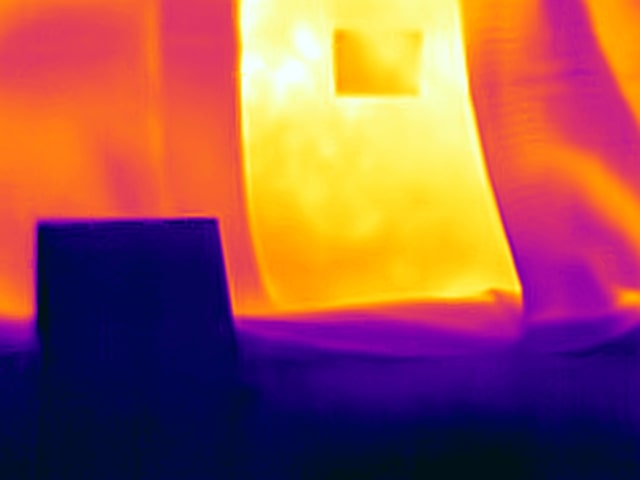
#> input picture thermal/thermal.jpg, 640 x 480 px, given in place of thermal.jpg.jpg, which was not available
$ python testing_method.py --image thermal/thermal.jpg   (older library calls are emulated)
#> lines starting #> are read from the running program, lines starting #| are printed output that depends on the picture; after the words box and inside, x2 and y2 are one past the last pixel; in counts of white or black regions, pixels touching at a corner belong together; pictures that were not available may be replaced by others from this repository, and a replacement may not be noted
#> further down, template is the input picture: shape (480, 640, 3); mean B, G, R 80.8, 85, 154.5
import numpy as np
import argparse
import imutils
import cv2
import os
from matplotlib import pyplot as plt

MAX_FEATURES = 40  # Increased to improve matching quality
GOOD_MATCH_PERCENT = 0.90

# Function to preprocess thermal images
def preprocess_thermal_image(image):
    # Convert to grayscale
    gray = cv2.cvtColor(image, cv2.COLOR_BGR2GRAY)
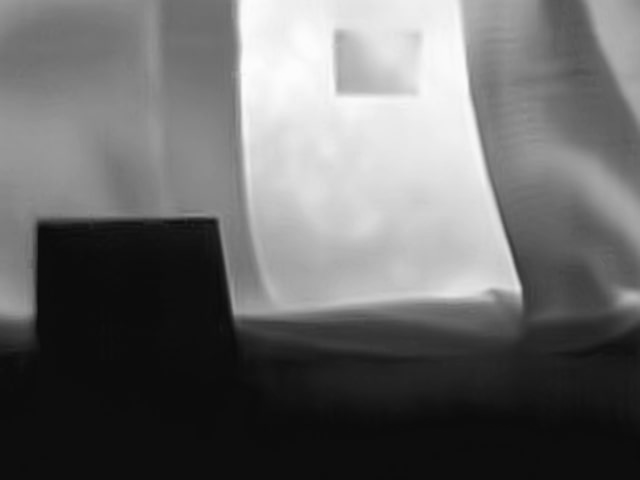
#> gray: shape (480, 640); min 10, max 253, mean 105.3

    # Enhance contrast
    clahe = cv2.createCLAHE(clipLimit=10.0, tileGridSize=(8, 8))
    enhanced = clahe.apply(gray)
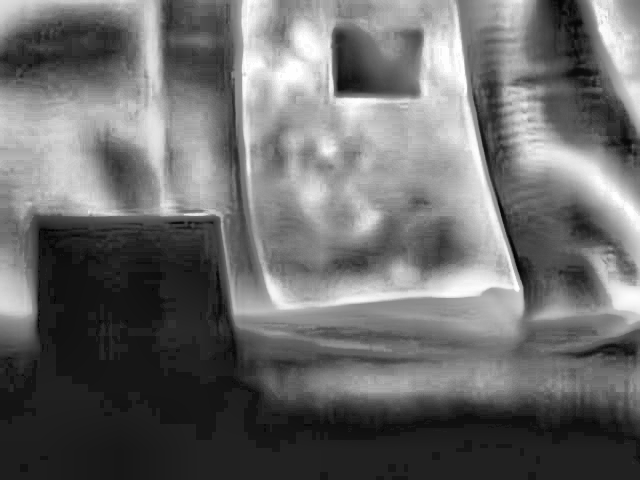
#> enhanced: shape (480, 640); min 2, max 255, mean 107.2

    cv2.imshow("Processed Thermal Image", enhanced)
    cv2.waitKey(0)  # Wait for a key press to close the window
    cv2.destroyAllWindows()  # Close the window after the key press


    # Apply Gaussian blur to reduce noise
    _, enhanced = cv2.threshold(enhanced, 200, 210, cv2.THRESH_TRUNC)
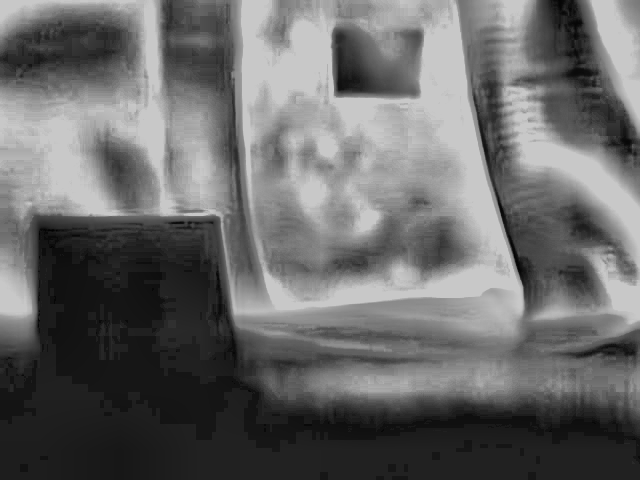
#> enhanced: shape (480, 640); min 2, max 200, mean 105.2
    blurred = cv2.GaussianBlur(enhanced, (5, 5), sigmaX = 10)
    cv2.imshow("Processed Thermal Image", blurred)
    cv2.waitKey(0)  # Wait for a key press to close the window
    cv2.destroyAllWindows()  # Close the window after the key press

    return blurred

# Function to align the thermal and visible image, it returns the homography matrix
def alignImages(im1, im2, filename):
    # Preprocess images to focus on the right quadrants
    height1, width1 = im1.shape[:2]
    height2, width2 = im2.shape[:2]
    im1_cropped = im1[:, width1 // 2:]
    im2_cropped = im2[:, width2 // 2:]

    # Convert to grayscale
    im2Gray = preprocess_thermal_image(im2_cropped)
    im1Gray = cv2.cvtColor(im1_cropped, cv2.COLOR_BGR2GRAY)

    # [16 lines of commented-out code are left out]

    im2Edges = cv2.Canny(im2Gray, 50, 200)
    im1Edges = cv2.Canny(im1Gray, 50, 200)
    # Detect ORB features and compute descriptors

    mask1 = np.zeros(im1Edges.shape, dtype=np.uint8)
    mask2 = np.zeros(im2Edges.shape, dtype=np.uint8)
    height, width = im1Edges.shape
    mask1[:height // 2, :] = 255 # Upper half set to 255
    mask2[:height // 2, :] = 255 # Upper half set to 255

    orb = cv2.ORB_create(MAX_FEATURES)
    keypoints1, descriptors1 = orb.detectAndCompute(im1Edges, mask1)
    keypoints2, descriptors2 = orb.detectAndCompute(im2Edges, mask2)

    # Visualize edges
    cv2.imshow("Sobel Edges Image 1", im1Edges)
    cv2.imshow("Sobel Edges Image 2", im2Edges)


    cv2.waitKey(0)  # Wait for a key press to close the windows
    cv2.destroyAllWindows()  # Close the windows after the key press

    # Match features
    matcher = cv2.DescriptorMatcher_create(cv2.DESCRIPTOR_MATCHER_BRUTEFORCE_HAMMING)
    matches = matcher.match(descriptors2, descriptors1, None)

    # Sort matches by score
    matches.sort(key=lambda x: x.distance, reverse=False)

    # Remove not so good matches
    numGoodMatches = int(len(matches) * GOOD_MATCH_PERCENT)
    matches = matches[:numGoodMatches]

    # Draw top matches
    imMatches = cv2.drawMatches(im2_cropped, keypoints2, im1_cropped, keypoints1, matches, None)
    plt.imshow(imMatches), plt.show()
    cv2.imwrite(os.path.join('./registration/', filename), imMatches)

    # Extract location of good matches
    points1 = np.zeros((len(matches), 2), dtype=np.float32)
    points2 = np.zeros((len(matches), 2), dtype=np.float32)

    for i, match in enumerate(matches):
        points1[i, :] = keypoints2[match.queryIdx].pt
        points2[i, :] = keypoints1[match.trainIdx].pt

    # Adjust points to original image coordinates
    points1[:, 0] += width1 // 2
    points2[:, 0] += width2 // 2

    # Find homography
    h, mask = cv2.findHomography(points1, points2, cv2.RANSAC)

    # Use homography
    height, width, channels = im2.shape
    im1Reg = cv2.warpPerspective(im1, h, (width, height))

    return im1Reg, h

# Construct the argument parser and parse the arguments
ap = argparse.ArgumentParser()
ap.add_argument("-i", "--image", required=True, help="Path to images where template will be matched")
ap.add_argument("-v", "--visualize", action='store_true', help="Flag indicating whether or not to visualize each iteration")
args = vars(ap.parse_args())

# Load the template image (thermal image)
template = cv2.imread('thermal/' + args["image"] + '.jpg')
template = preprocess_thermal_image(template)
template = cv2.Canny(template, 50, 200)
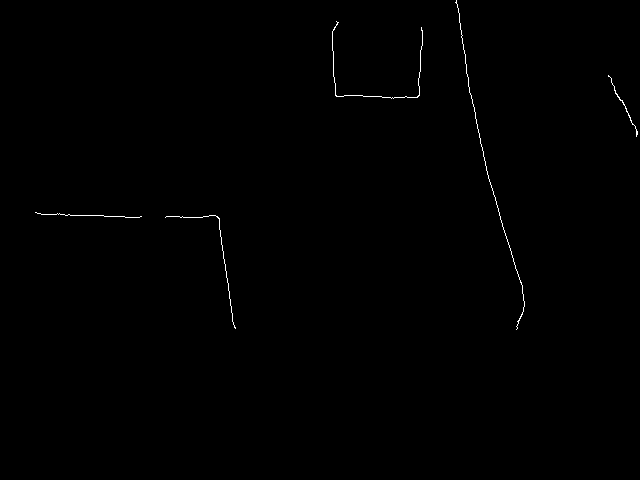
#> template: shape (480, 640); 0.3% white in thin lines or dots, all inside (x1, y1, x2, y2) = (35, 0, 638, 330)
(tH, tW) = template.shape[:2]
#> tH = 480; tW = 640
cv2.imshow("Template", template)

# Load the visible image
image = cv2.imread('visible/' + args["image"] + '.jpg')
gray = cv2.cvtColor(image, cv2.COLOR_BGR2GRAY)
found = None

# Loop over the scales of the image
for scale in np.linspace(0.2, 1.0, 20)[::-1]:
    resized = imutils.resize(gray, width=int(gray.shape[1] * scale))
    r = gray.shape[1] / float(resized.shape[1])

    if resized.shape[0] < tH or resized.shape[1] < tW:
        break

    edged = cv2.Canny(resized, 50, 200)
    result = cv2.matchTemplate(edged, template, cv2.TM_CCOEFF)
    (_, maxVal, _, maxLoc) = cv2.minMaxLoc(result)

    if args.get("visualize", False):
        clone = np.dstack([edged, edged, edged])
        cv2.rectangle(clone, (maxLoc[0], maxLoc[1]), (maxLoc[0] + tW, maxLoc[1] + tH), (0, 0, 255), 2)
        cv2.imshow("Visualize", clone)
        cv2.waitKey(0)

    if found is None or maxVal > found[0]:
        found = (maxVal, maxLoc, r)
#> this loop made 2 passes
#> (result, maxVal, found) on pass 1: ([15554354], 15554354, (15554354, (0, 0), 1))
#> pass 1, `edged = cv2.Canny(resized, 50, 200)`:
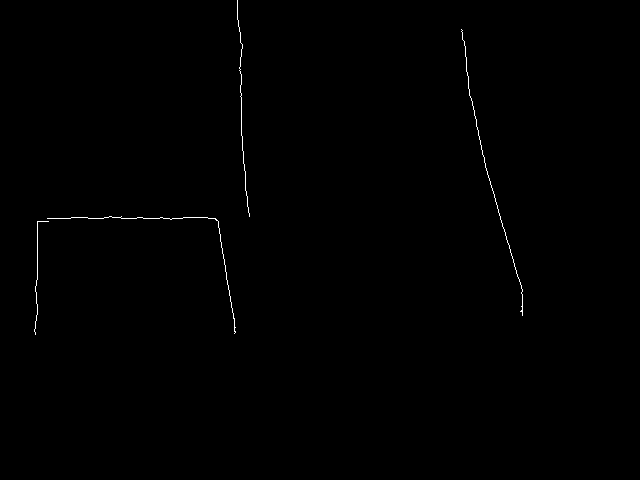
#> edged: shape (480, 640); 0.3% white in thin lines or dots, all inside (x1, y1, x2, y2) = (34, 0, 523, 335)

(_, maxLoc, r) = found
#> r = 1
(startX, startY) = (int(maxLoc[0] * r), int(maxLoc[1] * r))
#> startX = 0; startY = 0
(endX, endY) = (int((maxLoc[0] + tW) * r), int((maxLoc[1] + tH) * r))
#> endX = 640; endY = 480

cv2.rectangle(image, (startX, startY), (endX, endY), (0, 0, 255), 2)
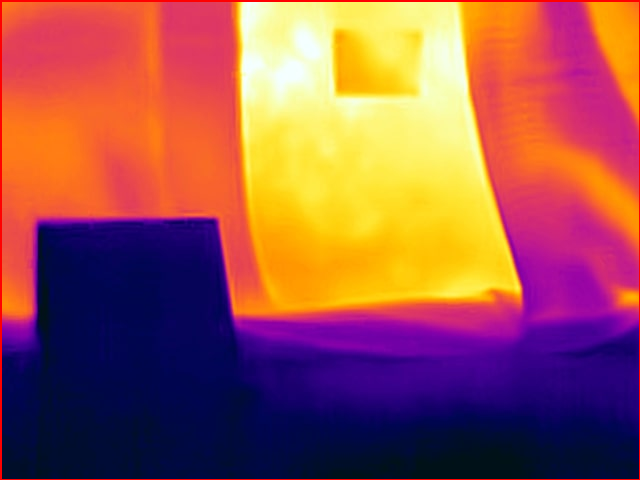
#> image: shape (480, 640, 3); 1.09% of pixels changed, all inside (x1, y1, x2, y2) = (0, 0, 640, 480)
crop_img = image[startY:endY, startX:endX]
# cv2.imshow("Image", image)
# cv2.imshow("Image", crop_img)

# Load the thermal image again (for alignment)
thermal_image = cv2.imread('thermal/' + args["image"] + '.jpg', cv2.IMREAD_COLOR)

# Resize the cropped visible image to the thermal image dimensions
crop_img_resized = cv2.resize(crop_img, (thermal_image.shape[1], thermal_image.shape[0]))

# Save the resized visible image
cv2.imwrite(os.path.join('./output/', args["image"] + '.jpg'), crop_img_resized)

# Concatenate and save the result
final = np.concatenate((crop_img_resized, thermal_image), axis=1)
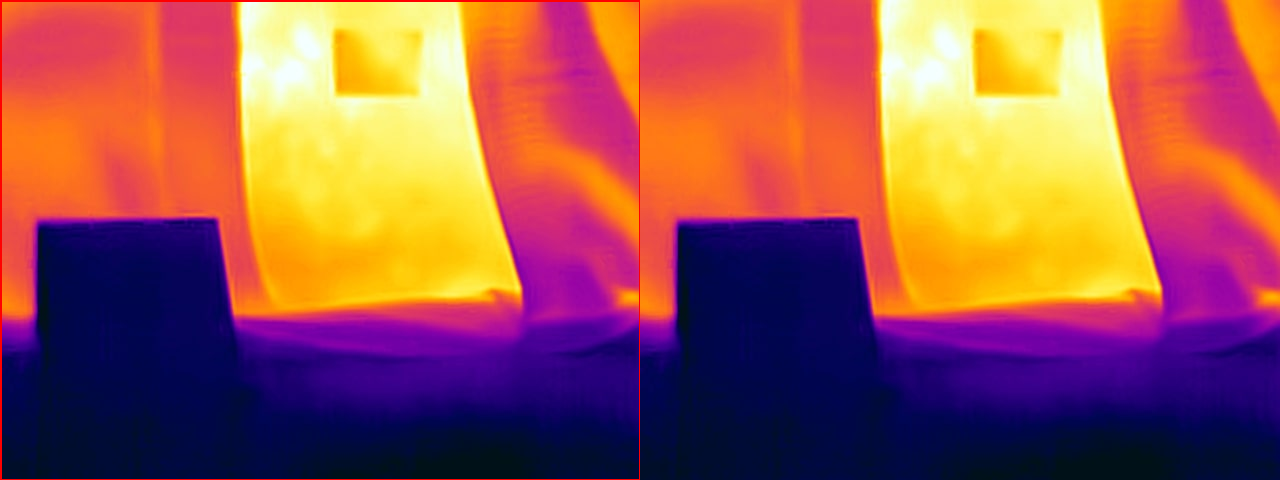
#> final: shape (480, 1280, 3); mean B, G, R 80.4, 84.5, 155
cv2.imwrite(os.path.join('./results/', args["image"] + '.jpg'), final)

cv2.waitKey(0)

# Align images and compute homography
refFilename = "thermal/" + args["image"] + '.jpg'
print("Reading reference image: ", refFilename)
imReference = cv2.imread(refFilename, cv2.IMREAD_COLOR)

imFilename = "output/" + args["image"] + '.jpg'
print("Reading image to align: ", imFilename)
im = cv2.imread(imFilename, cv2.IMREAD_COLOR)
file_name = args["image"] + '.jpg'
imReg, h = alignImages(im, imReference, file_name)
#> (the run stopped early here; a loop or call above may not have finished)
